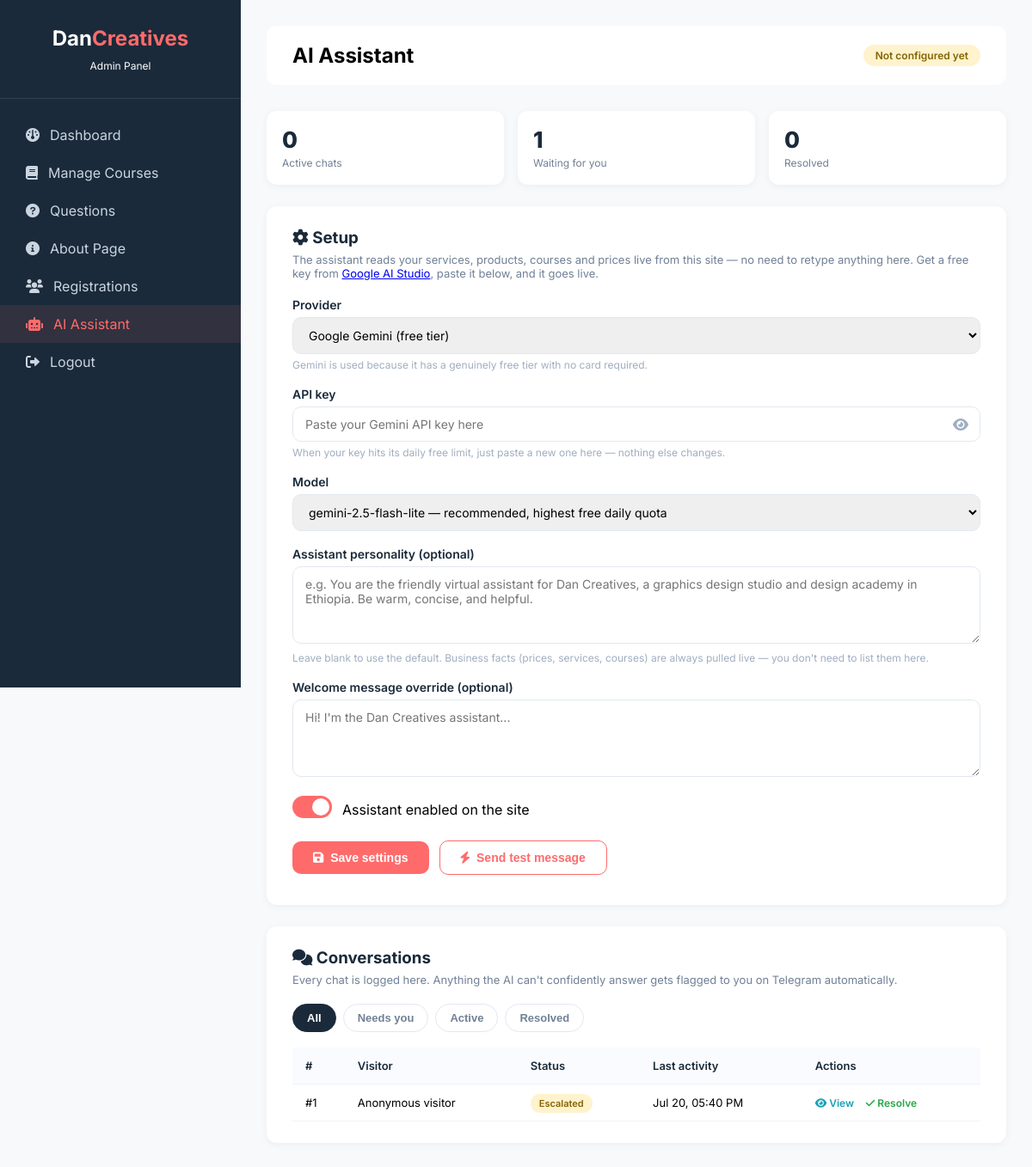
Screenshot of /admin/ai-settings.php (signed in) with the database file from the repository.
### tables this page shows
CREATE TABLE `ai_settings` (
  `id` int(11) NOT NULL DEFAULT 1,
  `provider` varchar(20) DEFAULT 'gemini',
  `api_key` varchar(255) DEFAULT NULL,
  `model` varchar(100) DEFAULT 'gemini-2.5-flash-lite',
  `system_prompt` text DEFAULT NULL,
  `welcome_message` varchar(500) DEFAULT NULL,
  `enabled` tinyint(1) DEFAULT 1,
  `status` varchar(20) DEFAULT 'not_configured',
  `last_error` text DEFAULT NULL,
  `last_checked_at` timestamp NULL DEFAULT NULL,
  `updated_at` timestamp NOT NULL DEFAULT current_timestamp() ON UPDATE current_timestamp(),
  PRIMARY KEY (`id`)
);

CREATE TABLE `ai_conversations` (
  `id` int(11) NOT NULL AUTO_INCREMENT,
  `session_id` varchar(64) NOT NULL,
  `visitor_name` varchar(100) DEFAULT NULL,
  `visitor_phone` varchar(50) DEFAULT NULL,
  `visitor_telegram` varchar(100) DEFAULT NULL,
  `source_page` varchar(100) DEFAULT NULL,
  `status` enum('active','escalated','resolved') DEFAULT 'active',
  `escalation_reason` varchar(255) DEFAULT NULL,
  `started_at` timestamp NOT NULL DEFAULT current_timestamp(),
  `last_message_at` timestamp NOT NULL DEFAULT current_timestamp() ON UPDATE current_timestamp(),
  PRIMARY KEY (`id`),
  KEY `session_id` (`session_id`)
);

### admin/ai-settings.php (the view, shortened to what this page needs)
<?php
require_once '../config.php';
$settings = $conn->query("SELECT * FROM ai_settings WHERE id=1")->fetch_assoc();
$counts = [
    'active'    => $conn->query("SELECT COUNT(*) c FROM ai_conversations WHERE status='active'")->fetch_assoc()['c'],
    'escalated' => $conn->query("SELECT COUNT(*) c FROM ai_conversations WHERE status='escalated'")->fetch_assoc()['c'],
    'resolved'  => $conn->query("SELECT COUNT(*) c FROM ai_conversations WHERE status='resolved'")->fetch_assoc()['c'],
];
$statusLabels = [
    'active' => ['label' => 'Active & working', 'class' => 'status-active'],
    'not_configured' => ['label' => 'Not configured yet', 'class' => 'status-coming'],
    'limit_reached' => ['label' => 'Key limit reached — needs a new key', 'class' => 'status-inactive'],
    'invalid_key' => ['label' => 'Invalid API key', 'class' => 'status-inactive'],
    'error' => ['label' => 'Error — see details below', 'class' => 'status-inactive'],
];
$statusInfo = $statusLabels[$settings['status']] ?? $statusLabels['not_configured'];
?>
<!DOCTYPE html>
<html lang="en">
<head>
<link rel="stylesheet" href="https://cdnjs.cloudflare.com/ajax/libs/font-awesome/6.0.0-beta3/css/all.min.css">
</head>
<body>
<div class="admin-container">
  <div class="sidebar">
    <div class="sidebar-header"><h3>Dan<span>Creatives</span></h3><p style="font-size:12px;margin-top:10px;">Admin Panel</p></div>
    <div class="sidebar-menu">
      <a href="dashboard.php"><i class="fas fa-dashboard"></i> Dashboard</a>
      <a href="manage-courses.php"><i class="fas fa-book"></i> Manage Courses</a>
      <a href="manage-questions.php"><i class="fas fa-question-circle"></i> Questions</a>
      <a href="manage-about.php"><i class="fas fa-info-circle"></i> About Page</a>
      <a href="view-registrations.php"><i class="fas fa-users"></i> Registrations</a>
      <a href="ai-settings.php" class="active"><i class="fas fa-robot"></i> AI Assistant</a>
      <a href="logout.php"><i class="fas fa-sign-out-alt"></i> Logout</a>
    </div>
  </div>
  <div class="main-content">
    <div class="top-bar">
      <h2>AI Assistant</h2>
      <span class="status-badge <?php echo $statusInfo['class']; ?>"><?php echo $statusInfo['label']; ?></span>
    </div>
    <div class="stats-grid">
      <div class="stat-card"><div class="num"><?php echo $counts['active']; ?></div><div class="lbl">Active chats</div></div>
      <div class="stat-card"><div class="num"><?php echo $counts['escalated']; ?></div><div class="lbl">Waiting for you</div></div>
      <div class="stat-card"><div class="num"><?php echo $counts['resolved']; ?></div><div class="lbl">Resolved</div></div>
    </div>
    <div class="card">
      <h3><i class="fas fa-cog"></i> Setup</h3>
      <p class="sub">The assistant reads your services, products, courses and prices live from this site — no need to retype anything here. Get a free key from <a href="https://aistudio.google.com/apikey" target="_blank">Google AI Studio</a>, paste it below, and it goes live.</p>
      <form id="settingsForm">
        <div class="form-row">
          <label>Provider</label>
          <select name="provider" id="provider">
            <option value="gemini" <?php echo $settings['provider']==='gemini'?'selected':''; ?>>Google Gemini (free tier)</option>
          </select>
          <div class="hint">Gemini is used because it has a genuinely free tier with no card required.</div>
        </div>
        <div class="form-row">
          <label>API key</label>
          <div class="key-row">
            <input type="password" name="api_key" id="apiKey" placeholder="<?php echo !empty($settings['api_key']) ? 'Key saved — leave blank to keep it' : 'Paste your Gemini API key here'; ?>">
            <span class="toggle-eye" onclick="const i=document.getElementById('apiKey'); i.type = i.type==='password'?'text':'password';"><i class="fas fa-eye"></i></span>
          </div>
          <div class="hint">When your key hits its daily free limit, just paste a new one here — nothing else changes.</div>
        </div>
        <div class="form-row">
          <label>Model</label>
          <select name="model" id="model">
            <option value="gemini-2.5-flash-lite" <?php echo $settings['model']==='gemini-2.5-flash-lite'?'selected':''; ?>>gemini-2.5-flash-lite — recommended, highest free daily quota</option>
          </select>
        </div>
        <div class="form-row">
          <label>Assistant personality (optional)</label>
          <textarea name="system_prompt" placeholder="e.g. You are the friendly virtual assistant for Dan Creatives, a graphics design studio and design academy in Ethiopia. Be warm, concise, and helpful."><?php echo htmlspecialchars($settings['system_prompt'] ?? ''); ?></textarea>
          <div class="hint">Leave blank to use the default. Business facts (prices, services, courses) are always pulled live — you don't need to list them here.</div>
        </div>
        <div class="form-row">
          <label>Welcome message override (optional)</label>
          <textarea name="welcome_message" placeholder="Hi! I'm the Dan Creatives assistant..."><?php echo htmlspecialchars($settings['welcome_message'] ?? ''); ?></textarea>
        </div>
        <div class="form-row switch-row">
          <label class="switch"><input type="checkbox" id="enabled" name="enabled" <?php echo $settings['enabled']?'checked':''; ?>><span class="slider"></span></label>
          <span>Assistant enabled on the site</span>
        </div>
        <div class="actions-row">
          <button type="submit" class="btn btn-primary"><i class="fas fa-save"></i> Save settings</button>
          <button type="button" class="btn btn-outline" id="testBtn"><i class="fas fa-bolt"></i> Send test message</button>
        </div>
      </form>
    </div>
    <div class="card">
      <h3><i class="fas fa-comments"></i> Conversations</h3>
      <p class="sub">Every chat is logged here. Anything the AI can't confidently answer gets flagged to you on Telegram automatically.</p>
      <div class="tabs">
        <button class="tab-btn active" data-filter="all" onclick="filterConvs('all', this)">All</button>
        <button class="tab-btn" data-filter="escalated" onclick="filterConvs('escalated', this)">Needs you</button>
        <button class="tab-btn" data-filter="active" onclick="filterConvs('active', this)">Active</button>
        <button class="tab-btn" data-filter="resolved" onclick="filterConvs('resolved', this)">Resolved</button>
      </div>
      <div style="overflow-x:auto;">
        <table>
          <thead><tr><th>#</th><th>Visitor</th><th>Status</th><th>Last activity</th><th>Actions</th></tr></thead>
          <tbody id="convTableBody">
            <?php
            $convs = $conn->query("SELECT * FROM ai_conversations ORDER BY last_message_at DESC LIMIT 100");
            while ($c = $convs->fetch_assoc()):
                $name = $c['visitor_name'] ?: 'Anonymous visitor';
                $contact = trim(($c['visitor_phone'] ?: '') . ($c['visitor_telegram'] ? ' · @' . $c['visitor_telegram'] : ''));
            ?>
            <tr data-status="<?php echo $c['status']; ?>">
              <td>#<?php echo $c['id']; ?></td>
              <td><?php echo htmlspecialchars($name); ?><?php if($contact): ?><br><small style="color:#a0aec0;"><?php echo htmlspecialchars($contact); ?></small><?php endif; ?></td>
              <td><span class="conv-status cs-<?php echo $c['status']; ?>"><?php echo ucfirst($c['status']); ?></span></td>
              <td><?php echo date('M d, h:i A', strtotime($c['last_message_at'])); ?></td>
              <td>
                <span class="view-btn" onclick="viewConversation(<?php echo $c['id']; ?>)"><i class="fas fa-eye"></i> View</span>
                <?php if ($c['status'] !== 'resolved'): ?>
                <span class="resolve-btn" onclick="markResolved(<?php echo $c['id']; ?>, this)"><i class="fas fa-check"></i> Resolve</span>
                <?php endif; ?>
              </td>
            </tr>
            <?php endwhile; ?>
          </tbody>
        </table>
      </div>
    </div>
  </div>
</div>
</body>
</html>

### admin/ai-settings.php (style rules this page uses)
* { margin:0; padding:0; box-sizing:border-box; }
body { font-family:'Inter',sans-serif; background:#f8f9fa; }
.admin-container { display:flex; min-height:100vh; }
.sidebar { width:280px; background:#1a2a3a; color:white; position:fixed; height:100vh; overflow-y:auto; }
.sidebar-header { padding:30px; text-align:center; border-bottom:1px solid rgba(255,255,255,0.1); }
.sidebar-header h3 { font-size:24px; }
.sidebar-header span { color:#ff6b6b; }
.sidebar-menu { padding:20px 0; }
.sidebar-menu a { display:flex; align-items:center; gap:12px; padding:12px 30px; color:#cbd5e0; text-decoration:none; transition:.3s; }
.sidebar-menu a:hover, .sidebar-menu a.active { background:rgba(255,107,107,0.1); color:#ff6b6b; }
.main-content { margin-left:280px; flex:1; padding:30px; }
.top-bar { background:white; padding:20px 30px; border-radius:12px; margin-bottom:30px; display:flex; justify-content:space-between; align-items:center; }
.card { background:white; border-radius:12px; padding:25px 30px; margin-bottom:25px; box-shadow:0 2px 10px rgba(0,0,0,0.05); }
.card h3 { margin-bottom:6px; color:#1a2a3a; }
.card .sub { color:#718096; font-size:13px; margin-bottom:20px; }
.status-badge { padding:5px 14px; border-radius:20px; font-size:12px; font-weight:600; display:inline-block; }
.status-coming { background:#fff3cd; color:#856404; }
.form-row { margin-bottom:18px; }
.form-row label { display:block; font-weight:600; margin-bottom:6px; color:#1a2a3a; font-size:14px; }
.form-row .hint { color:#a0aec0; font-size:12px; margin-top:5px; }
.form-row input[type=text], .form-row input[type=password], .form-row textarea, .form-row select { width:100%; padding:11px 14px; border:1.5px solid #e2e8f0; border-radius:10px; font-family:inherit; font-size:14px; }
.form-row textarea { min-height:90px; resize:vertical; }
.key-row { position:relative; }
.key-row .toggle-eye { position:absolute; right:14px; top:50%; transform:translateY(-50%); cursor:pointer; color:#a0aec0; }
.switch-row { display:flex; align-items:center; gap:12px; }
.switch { position:relative; display:inline-block; width:46px; height:26px; }
.slider { position:absolute; cursor:pointer; inset:0; background:#ccc; border-radius:26px; transition:.3s; }
.slider::before { content:''; position:absolute; height:20px; width:20px; left:3px; bottom:3px; background:white; border-radius:50%; transition:.3s; }
input:checked + .slider { background:#ff6b6b; }
input:checked + .slider::before { transform:translateX(20px); }
.btn { padding:11px 24px; border:none; border-radius:10px; font-size:14px; font-weight:600; cursor:pointer; transition:.2s; display:inline-flex; align-items:center; gap:8px; }
.btn-primary { background:#ff6b6b; color:white; }
.btn-outline { background:white; border:1.5px solid #ff6b6b; color:#ff6b6b; }
.actions-row { display:flex; gap:12px; margin-top:20px; flex-wrap:wrap; align-items:center; }
.stats-grid { display:grid; grid-template-columns:repeat(auto-fit,minmax(160px,1fr)); gap:16px; margin-bottom:25px; }
.stat-card { background:white; padding:18px; border-radius:12px; box-shadow:0 2px 10px rgba(0,0,0,0.05); }
.stat-card .num { font-size:26px; font-weight:800; color:#1a2a3a; }
.stat-card .lbl { font-size:12px; color:#718096; margin-top:4px; }
.tabs { display:flex; gap:8px; margin-bottom:18px; }
.tab-btn { padding:8px 16px; border-radius:20px; border:1.5px solid #e2e8f0; background:white; cursor:pointer; font-size:13px; font-weight:600; color:#718096; }
.tab-btn.active { background:#1a2a3a; color:white; border-color:#1a2a3a; }
table { width:100%; border-collapse:collapse; }
th, td { padding:13px 15px; text-align:left; border-bottom:1px solid #eef2f6; font-size:13px; }
th { background:#fafbfe; font-weight:600; color:#1a2a3a; }
.conv-status { padding:4px 10px; border-radius:20px; font-size:11px; font-weight:600; }
.cs-escalated { background:#fff3cd; color:#856404; }
.view-btn { color:#17a2b8; cursor:pointer; font-weight:600; font-size:12px; margin-right:10px; }
.resolve-btn { color:#28a745; cursor:pointer; font-weight:600; font-size:12px; }

### rows the page displays
ai_settings: status "Not configured yet", provider "Google Gemini (free tier)", model "gemini-2.5-flash-lite — recommended, highest free daily quota"
ai_conversations: id "1", visitor_name "Anonymous visitor", status "Escalated", last_message_at "Jul 20, 05:40 PM"

### other values shown
$counts['active'] "0"
$counts['escalated'] "1"
$counts['resolved'] "0"
